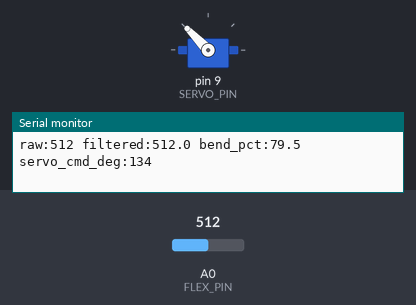
Recording of a sketch running on a simulated Arduino Uno, built with avr-gcc and run on an emulated ATmega328P. Shown: servo, the last lines printed to the serial monitor. Inputs (shaded band) come from the test bench; at power-on: A0 (FLEX_PIN) = 512.

Above: at 1.2 s.
1.3 s: A0 (FLEX_PIN) set to 716
At 1.8 s:
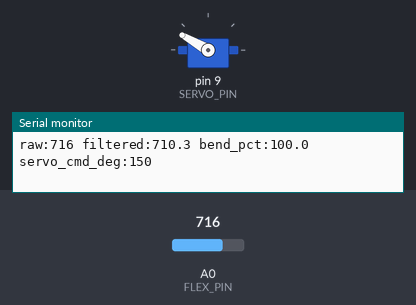
2.8 s: A0 (FLEX_PIN) set to 306
At 4.1 s:
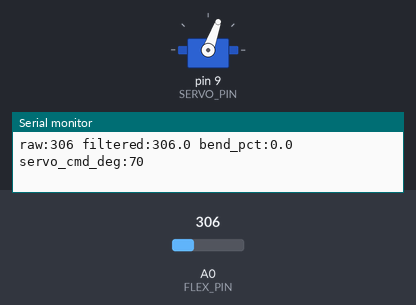
4.4 s: A0 (FLEX_PIN) set to 716
At 4.8 s:
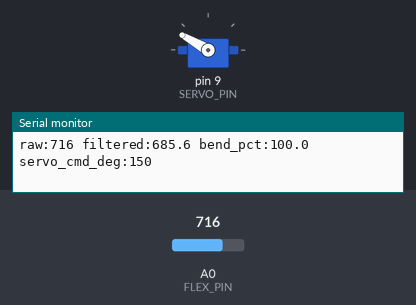
5.9 s: A0 (FLEX_PIN) set to 122
At 6.5 s:
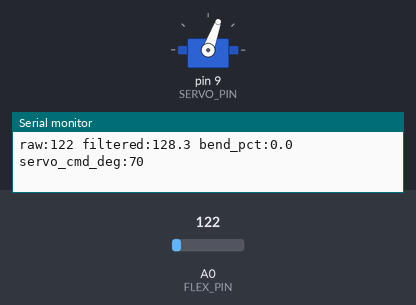
7.4 s: A0 (FLEX_PIN) set to 1023
At 8.6 s:
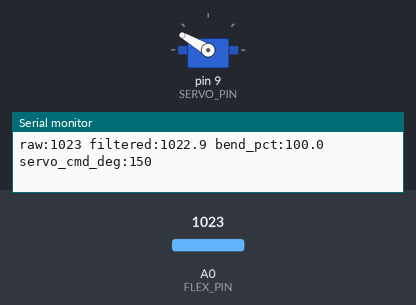
8.9 s: A0 (FLEX_PIN) set to 140
At 10.3 s:
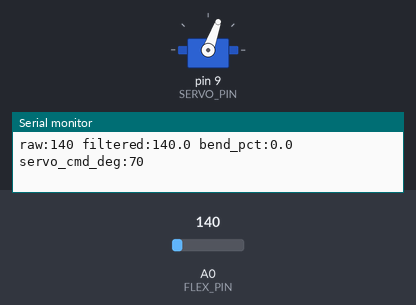
Timing chart, 0 to 11.5 s (numbered marks = the images above; inputs shaded):
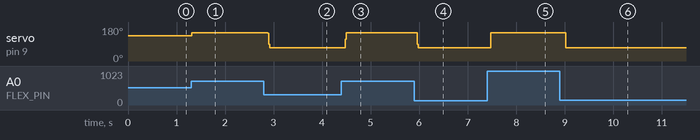

Measured:
- after the input at 1.3 s, servo on pin 9 (SERVO_PIN): 134° → 150° at once
- after the input at 2.8 s, servo on pin 9 (SERVO_PIN): 150° → 70° after 0.08 s
- after the input at 4.4 s, servo on pin 9 (SERVO_PIN): 70° → 150° after 0.08 s
- after the input at 5.9 s, servo on pin 9 (SERVO_PIN): 150° → 70° after 0.06 s
- after the input at 7.4 s, servo on pin 9 (SERVO_PIN): 70° → 150° after 0.08 s
- after the input at 8.9 s, servo on pin 9 (SERVO_PIN): 150° → 70° after 0.12 s

The sketch:

flex_servo.ino
```cpp
/*
  Flex sensor -> RC servo: single-sensor bench test for an Arduino Uno R3.
  Flex sensor is a BEND sensor, not a force sensor.

  Divider: Arduino 5V -- flex sensor -- A0 -- 10 kOhm resistor -- GND
  Servo: D9 = signal. Power servo from external 5–6 V, NOT the Uno 5V.
  Connect the external supply's negative to the Arduino GND.

  Replace STRAIGHT_ADC and BENT_ADC with values measured using Serial Monitor.
  This is a temporary standalone test, not the full multi-sensor lab program.
*/
#include <Servo.h>

const byte FLEX_PIN = A0;
const byte SERVO_PIN = 9;

// Measured with the team's current sensor and wiring on Nov 6, 2026.
// Re-measure if the wiring, sensor, or bend range changes.
const int STRAIGHT_ADC = 477;
const int BENT_ADC = 521;

// Command range; actual shaft position is not independently measured.
// 150 is near the HS-311 nominal pulse limit: stop if the horn binds.
const int SERVO_MIN_DEG = 70;
const int SERVO_MAX_DEG = 150;
const float SMOOTHING = 0.15f; // 0..1: smaller values give more smoothing.

Servo servoMotor;
float filteredAdc;
unsigned long lastReportMs = 0;

void setup() {
  Serial.begin(115200);
  filteredAdc = analogRead(FLEX_PIN);
  servoMotor.attach(SERVO_PIN);
  servoMotor.write(SERVO_MIN_DEG);
  Serial.println(F("Flex sensor bench test. Calibrate STRAIGHT_ADC and BENT_ADC."));
}

void loop() {
  const int rawAdc = analogRead(FLEX_PIN);
  filteredAdc += SMOOTHING * (rawAdc - filteredAdc);

  // Works when BENT_ADC is lower OR higher than STRAIGHT_ADC.
  float fraction = 0.0f;
  if (STRAIGHT_ADC != BENT_ADC) {
    fraction = (filteredAdc - STRAIGHT_ADC) / float(BENT_ADC - STRAIGHT_ADC);
  }
  fraction = constrain(fraction, 0.0f, 1.0f);
  const int servoCommand = SERVO_MIN_DEG +
      int(fraction * (SERVO_MAX_DEG - SERVO_MIN_DEG) + 0.5f);
  servoMotor.write(servoCommand);

  if (millis() - lastReportMs >= 100) {
    lastReportMs = millis();
    Serial.print(F("raw:")); Serial.print(rawAdc);
    Serial.print(F(" filtered:")); Serial.print(filteredAdc, 1);
    Serial.print(F(" bend_pct:")); Serial.print(fraction * 100.0f, 1);
    Serial.print(F(" servo_cmd_deg:")); Serial.println(servoCommand);
  }
  delay(20); // Simple standalone bring-up; remove blocking delay for full integration.
}
```
